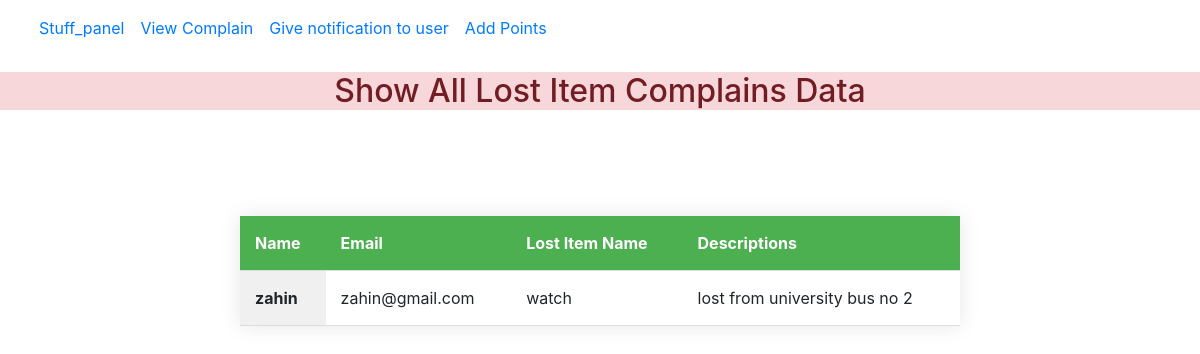
Screenshot of /complainshow/ with the database file from the repository.
### homepage/models.py (models this page shows)
class Lost(models.Model):
    name = models.CharField(max_length=100)
    email = models.EmailField(max_length=100)
    lostitem=models.CharField(max_length=100)
    description=models.CharField(max_length=200)

### homepage/views.py (the view)
# urls.py: path('complainshow/', complainshow, name="complainshow"),
def complainshow(request):
    lvalue=Lost.objects.all()
    return render(request,'homepage/showcomplain.html',{'complain':lvalue})

### homepage/templates/homepage/showcomplain.html (shortened to what this page needs)
<!DOCTYPE html>
{% load static %}
<html lang="en">
<head>
    <link rel="stylesheet" href="{% static 'stuff_panel/css/bootstrap.css' %}">
</head>
<body>
         <nav class="navbar navbar-expand-lg bg-body-tertiary">
            <div class="container-fluid">
              <div class="collapse navbar-collapse" id="navbarSupportedContent">
                <ul class="navbar-nav me-auto mb-2 mb-lg-0">
                  <li class="nav-item">
                    <a class="nav-link active" aria-current="page" href="{% url 'addandshow'  %}">Stuff_panel</a>
                  </li>
                  <li class="nav-item">
                      <a class="nav-link" aria-current="page" href="{% url 'complainshow'  %}">View Complain</a>
                  </li>
                  <li class="nav-item">
                    <a class="nav-link" aria-current="page" href="{% url 'shownotificationform'  %}">Give notification to user</a>
                  </li>
                  <li class="nav-item">
                    <a class="nav-link" aria-current="page" href="{% url 'stuffaddpoint'  %}">Add Points</a>
                  </li>
              </div>
            </div>
          </nav>
    {% if complain %}
        <h2 class="text-center alert-danger"> Show All Lost Item Complains Data </h2>
        <br ></br>
        <table class="center">
            <tr>
                <th>Name</th>
                <th>Email</th>
                <th>Lost Item Name</th>
                <th>Descriptions</th>
            </tr>
        {% for i in complain %}
        <tr>
            <td>{{i.name}}</td>
            <td>{{i.email}}</td>
            <td>{{i.lostitem}}</td>
            <td>{{i.description}}</td>
        </tr>
        {% endfor %}
        </table>
    {% else %}
        <h1> No Data </h1>
    {% endif %}
</body>
</html>

### homepage/templates/homepage/showcomplain.html (style rules this page uses)
body { font-family: 'Arial', sans-serif; background-color: #f7f7f7; margin: 0; padding: 0; }
table { width: 60%; margin: 50px auto; border-collapse: collapse; box-shadow: 0 0 20px rgba(0, 0, 0, 0.1); background-color: #fff; }
th, td { padding: 15px; text-align: left; border-bottom: 1px solid #ddd; }
th { background-color: #4CAF50; color: white; }
tr { transition: background-color 0.3s; }
td:first-child { background-color: #f0f0f0; font-weight: bold; }

### rows the page displays
Lost: name "zahin", email "zahin@gmail.com", lostitem "watch", description "lost from university bus no 2"
